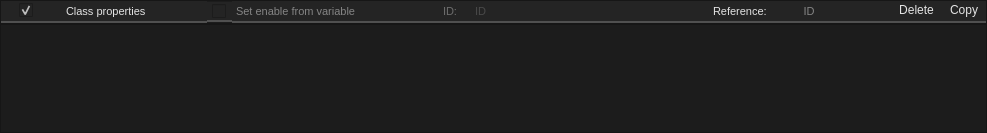
<?xml version="1.0" encoding="UTF-8"?>
<ui version="4.0">
 <class>Form</class>
 <widget class="QWidget" name="Form">
  <property name="geometry">
   <rect>
    <x>0</x>
    <y>0</y>
    <width>987</width>
    <height>133</height>
   </rect>
  </property>
  <property name="windowTitle">
   <string>Form</string>
  </property>
  <property name="styleSheet">
   <string notr="true">background-color: #1C1C1C;</string>
  </property>
  <layout class="QVBoxLayout" name="verticalLayout">
   <property name="spacing">
    <number>0</number>
   </property>
   <property name="leftMargin">
    <number>0</number>
   </property>
   <property name="topMargin">
    <number>0</number>
   </property>
   <property name="rightMargin">
    <number>0</number>
   </property>
   <property name="bottomMargin">
    <number>0</number>
   </property>
   <item>
    <widget class="QFrame" name="frame">
     <property name="maximumSize">
      <size>
       <width>16777215</width>
       <height>24</height>
      </size>
     </property>
     <property name="frameShape">
      <enum>QFrame::Shape::StyledPanel</enum>
     </property>
     <property name="frameShadow">
      <enum>QFrame::Shadow::Raised</enum>
     </property>
     <layout class="QHBoxLayout" name="horizontalLayout">
      <property name="spacing">
       <number>0</number>
      </property>
      <property name="leftMargin">
       <number>0</number>
      </property>
      <property name="topMargin">
       <number>0</number>
      </property>
      <property name="rightMargin">
       <number>0</number>
      </property>
      <property name="bottomMargin">
       <number>0</number>
      </property>
      <item>
       <widget class="QLabel" name="label">
        <property name="styleSheet">
         <string notr="true">image: url(:/icons/more_vert.png);
padding-left: 3px;
padding-right: 3px;
    border: 2px solid #CCCCCC;
	border-top: 0px;
	border-left: 0px;
	border-right: 0px;
    border-color: rgba(80, 80, 80, 255);
    border-radius: 0px;
background-color: #242424;</string>
        </property>
        <property name="text">
         <string/>
        </property>
       </widget>
      </item>
      <item>
       <widget class="QCheckBox" name="show_child">
        <property name="focusPolicy">
         <enum>Qt::FocusPolicy::NoFocus</enum>
        </property>
        <property name="toolTip">
         <string>&lt;html&gt;&lt;head/&gt;&lt;body&gt;&lt;p&gt;&lt;span style=&quot; font-size:8pt; font-weight:400;&quot;&gt;Show child&lt;/span&gt;&lt;/p&gt;&lt;/body&gt;&lt;/html&gt;</string>
        </property>
        <property name="styleSheet">
         <string notr="true">QCheckBox::indicator:checked {
    
image: url(://icons/arrow_drop_down.png);
	height:14px;
	width:14px;
}

QCheckBox::indicator:unchecked {
    image: url(://icons/arrow_drop_right.png);
	height:14px;
	width:14px;
}
QCheckBox {
    font: 700 10pt &quot;Segoe UI&quot;;
    border: 2px solid black;
    border-radius: 0px;
    border-color: rgba(80, 80, 80, 255);
    height:14px;
    padding-top: 2px;
    padding-bottom:4px;
    color: #E3E3E3;
background-color: #242424;
    padding-left: 4px;
}
QCheckBox:hover {
    background-color: #414956;
    color: white;
}
QCheckBox{
	padding-left:5px;
	border-left: 0px solid black;
border-right: 0px solid black;
border-top: 0px solid black;
}</string>
        </property>
        <property name="text">
         <string/>
        </property>
        <property name="checked">
         <bool>true</bool>
        </property>
        <property name="tristate">
         <bool>false</bool>
        </property>
       </widget>
      </item>
      <item>
       <widget class="QFrame" name="frame_2">
        <property name="minimumSize">
         <size>
          <width>400</width>
          <height>0</height>
         </size>
        </property>
        <property name="maximumSize">
         <size>
          <width>400</width>
          <height>16777215</height>
         </size>
        </property>
        <property name="frameShape">
         <enum>QFrame::Shape::NoFrame</enum>
        </property>
        <property name="frameShadow">
         <enum>QFrame::Shadow::Raised</enum>
        </property>
        <layout class="QHBoxLayout" name="horizontalLayout_2">
         <property name="spacing">
          <number>0</number>
         </property>
         <property name="leftMargin">
          <number>0</number>
         </property>
         <property name="topMargin">
          <number>0</number>
         </property>
         <property name="rightMargin">
          <number>0</number>
         </property>
         <property name="bottomMargin">
          <number>0</number>
         </property>
         <item>
          <widget class="QToolButton" name="gf">
           <property name="enabled">
            <bool>false</bool>
           </property>
           <property name="focusPolicy">
            <enum>Qt::FocusPolicy::NoFocus</enum>
           </property>
           <property name="styleSheet">
            <string notr="true">QToolButton {
    border: 2px solid black;
    border-radius: 0px;
    border-color: rgba(80, 80, 80, 255);
border-left: None;
border-top: None;
border-right: None;
    padding: 2px;
    color: #E3E3E3;
    background-color: #242424;
height:16px;
width:16px;
}
QToolButton:hover {
    background-color: #414956;
    color: white;
}</string>
           </property>
           <property name="text">
            <string/>
           </property>
           <property name="icon">
            <iconset resource="../resources.qrc">
             <normaloff>:/icons/shapes_24dp_9D9D9D_FILL0_wght400_GRAD0_opsz24.png</normaloff>:/icons/shapes_24dp_9D9D9D_FILL0_wght400_GRAD0_opsz24.png</iconset>
           </property>
           <property name="iconSize">
            <size>
             <width>24</width>
             <height>24</height>
            </size>
           </property>
          </widget>
         </item>
         <item>
          <widget class="QLineEdit" name="property_class">
           <property name="focusPolicy">
            <enum>Qt::FocusPolicy::NoFocus</enum>
           </property>
           <property name="toolTip">
            <string>&lt;html&gt;&lt;head/&gt;&lt;body&gt;&lt;p&gt;Variable name and display name&lt;/p&gt;&lt;/body&gt;&lt;/html&gt;</string>
           </property>
           <property name="styleSheet">
            <string notr="true">QLineEdit {
    font-size: 8pt;
    font-family: &quot;Segoe UI&quot;;
    border-top: 0px;
    border-left: 0px;
    border-right: 0px;
    border-bottom: 2px solid rgba(80, 80, 80, 255);
    border-radius: 0px;
    padding: 2px;
    color: #E3E3E3;
    background-color: #242424;
}

QLineEdit:focus {
    border-color: rgba(80, 80, 80, 255);
}

QLineEdit::selection {
    background-color: #414956;
    color: white;
}</string>
           </property>
           <property name="inputMethodHints">
            <set>Qt::InputMethodHint::ImhLatinOnly|Qt::InputMethodHint::ImhLowercaseOnly</set>
           </property>
           <property name="text">
            <string>Class properties</string>
           </property>
           <property name="maxLength">
            <number>32</number>
           </property>
           <property name="readOnly">
            <bool>true</bool>
           </property>
          </widget>
         </item>
         <item>
          <widget class="QCheckBox" name="enable">
           <property name="focusPolicy">
            <enum>Qt::FocusPolicy::NoFocus</enum>
           </property>
           <property name="toolTip">
            <string>&lt;html&gt;&lt;head/&gt;&lt;body&gt;&lt;p&gt;&lt;span style=&quot; font-weight:400;&quot;&gt;Enable set&lt;/span&gt;&lt;/p&gt;&lt;/body&gt;&lt;/html&gt;</string>
           </property>
           <property name="styleSheet">
            <string notr="true">QCheckBox::indicator:checked {
image: url(://icons/select_check_box_16dp_9D9D9D_FILL0_wght400_GRAD0_opsz20.svg);
   
	height:16px;
	width:16px;
}

QCheckBox::indicator:unchecked {
    image: url(://icons/check_box_outline_blank_16dp_9D9D9D_FILL0_wght400_GRAD0_opsz20.svg);
	height:16px;
	width:16px;
}


QCheckBox {
    font: 580  8pt &quot;Segoe UI&quot;;
    border: 2px solid black;
    border-radius: 0px;
    border-color: rgba(80, 80, 80, 255);
    height:14px;
    padding-top: 2px;
    padding-bottom:2px;
    color: #E3E3E3;
    padding-left: 4px;
background-color: #242424;
}
QCheckBox:hover {
    background-color: #414956;
    color: white;
}
QCheckBox{
	padding-left:5px;
	border-left: 0px solid black;
border-right: 0px solid black;
border-top: 0px solid black;
}</string>
           </property>
           <property name="text">
            <string/>
           </property>
           <property name="checked">
            <bool>false</bool>
           </property>
           <property name="autoRepeat">
            <bool>false</bool>
           </property>
           <property name="autoExclusive">
            <bool>false</bool>
           </property>
           <property name="tristate">
            <bool>false</bool>
           </property>
          </widget>
         </item>
         <item>
          <widget class="QLineEdit" name="variable_display">
           <property name="focusPolicy">
            <enum>Qt::FocusPolicy::NoFocus</enum>
           </property>
           <property name="toolTip">
            <string>&lt;html&gt;&lt;head/&gt;&lt;body&gt;&lt;p&gt;Variable name and display name&lt;/p&gt;&lt;/body&gt;&lt;/html&gt;</string>
           </property>
           <property name="styleSheet">
            <string notr="true">QLineEdit {
    font-size: 8pt;
    font-family: &quot;Segoe UI&quot;;
    border-top: 0px;
    border-left: 0px;
    border-right: 0px;
    border-bottom: 2px solid rgba(80, 80, 80, 255);
    border-radius: 0px;
    padding: 2px;
    color: #E3E3E3;
    background-color: #242424;
}

QLineEdit:focus {
    border-color: rgba(80, 80, 80, 255);
}

QLineEdit::selection {
    background-color: #414956;
    color: white;
}</string>
           </property>
           <property name="inputMethodHints">
            <set>Qt::InputMethodHint::ImhLatinOnly|Qt::InputMethodHint::ImhLowercaseOnly</set>
           </property>
           <property name="text">
            <string/>
           </property>
           <property name="maxLength">
            <number>32</number>
           </property>
           <property name="readOnly">
            <bool>true</bool>
           </property>
           <property name="placeholderText">
            <string>Set enable from variable</string>
           </property>
          </widget>
         </item>
         <item>
          <widget class="QToolButton" name="variable_clear">
           <property name="enabled">
            <bool>true</bool>
           </property>
           <property name="focusPolicy">
            <enum>Qt::FocusPolicy::NoFocus</enum>
           </property>
           <property name="styleSheet">
            <string notr="true">QToolButton {
    border: 2px solid black;
    border-radius: 0px;
    border-color: rgba(80, 80, 80, 255);
border-left: None;
border-top: None;
border-right: None;
    padding: 2px;
    color: #E3E3E3;
    background-color: #242424;
height:16px;
width:16px;
}
QToolButton:hover {
    background-color: #414956;
    color: white;
}</string>
           </property>
           <property name="text">
            <string/>
           </property>
           <property name="icon">
            <iconset resource="../resources.qrc">
             <normaloff>:/icons/cancel_16dp_9D9D9D_FILL0_wght400_GRAD0_opsz20.svg</normaloff>:/icons/cancel_16dp_9D9D9D_FILL0_wght400_GRAD0_opsz20.svg</iconset>
           </property>
           <property name="iconSize">
            <size>
             <width>24</width>
             <height>24</height>
            </size>
           </property>
          </widget>
         </item>
         <item>
          <widget class="QToolButton" name="variables_search">
           <property name="enabled">
            <bool>true</bool>
           </property>
           <property name="focusPolicy">
            <enum>Qt::FocusPolicy::NoFocus</enum>
           </property>
           <property name="styleSheet">
            <string notr="true">QToolButton {
    border: 2px solid black;
    border-radius: 0px;
    border-color: rgba(80, 80, 80, 255);
border-left: None;
border-top: None;
border-right: None;
    padding: 2px;
    color: #E3E3E3;
    background-color: #242424;
height:16px;
width:16px;
}
QToolButton:hover {
    background-color: #414956;
    color: white;
}</string>
           </property>
           <property name="text">
            <string/>
           </property>
           <property name="icon">
            <iconset resource="../resources.qrc">
             <normaloff>:/icons/search_24dp_9D9D9D_FILL0_wght400_GRAD0_opsz24.svg</normaloff>:/icons/search_24dp_9D9D9D_FILL0_wght400_GRAD0_opsz24.svg</iconset>
           </property>
           <property name="iconSize">
            <size>
             <width>24</width>
             <height>24</height>
            </size>
           </property>
          </widget>
         </item>
         <item>
          <widget class="QLineEdit" name="property_class_4">
           <property name="maximumSize">
            <size>
             <width>16</width>
             <height>16777215</height>
            </size>
           </property>
           <property name="focusPolicy">
            <enum>Qt::FocusPolicy::NoFocus</enum>
           </property>
           <property name="toolTip">
            <string>&lt;html&gt;&lt;head/&gt;&lt;body&gt;&lt;p&gt;Variable name and display name&lt;/p&gt;&lt;/body&gt;&lt;/html&gt;</string>
           </property>
           <property name="styleSheet">
            <string notr="true">QLineEdit {
    font-size: 8pt;
    font-family: &quot;Segoe UI&quot;;
    border-top: 0px;
    border-left: 0px;
    border-right: 0px;
    border-bottom: 2px solid rgba(80, 80, 80, 255);
    border-radius: 0px;
    padding: 2px;
    color: #E3E3E3;
    background-color: #242424;
}

QLineEdit:focus {
    border-color: rgba(80, 80, 80, 255);
}

QLineEdit::selection {
    background-color: #414956;
    color: white;
}</string>
           </property>
           <property name="inputMethodHints">
            <set>Qt::InputMethodHint::ImhLatinOnly|Qt::InputMethodHint::ImhLowercaseOnly</set>
           </property>
           <property name="text">
            <string/>
           </property>
           <property name="maxLength">
            <number>32</number>
           </property>
           <property name="readOnly">
            <bool>true</bool>
           </property>
          </widget>
         </item>
        </layout>
       </widget>
      </item>
      <item>
       <widget class="QLineEdit" name="element_id_display_2">
        <property name="maximumSize">
         <size>
          <width>32</width>
          <height>16777215</height>
         </size>
        </property>
        <property name="focusPolicy">
         <enum>Qt::FocusPolicy::NoFocus</enum>
        </property>
        <property name="toolTip">
         <string>&lt;html&gt;&lt;head/&gt;&lt;body&gt;&lt;p&gt;Variable name and display name&lt;/p&gt;&lt;/body&gt;&lt;/html&gt;</string>
        </property>
        <property name="styleSheet">
         <string notr="true">QLineEdit {
    font-size: 8pt;
    font-family: &quot;Segoe UI&quot;;
    border-top: 0px;
    border-left: 0px;
    border-right: 0px;
    border-bottom: 2px solid rgba(80, 80, 80, 255);
    border-radius: 0px;
    padding: 2px;
    color: #6D6D6D;
    background-color: #242424;
}

QLineEdit:focus {
    border-color: rgba(80, 80, 80, 255);
}

QLineEdit::selection {
    background-color: #414956;
    color: white;
}</string>
        </property>
        <property name="inputMethodHints">
         <set>Qt::InputMethodHint::ImhLatinOnly|Qt::InputMethodHint::ImhLowercaseOnly</set>
        </property>
        <property name="text">
         <string>ID:</string>
        </property>
        <property name="maxLength">
         <number>32</number>
        </property>
        <property name="readOnly">
         <bool>true</bool>
        </property>
        <property name="placeholderText">
         <string>ID</string>
        </property>
       </widget>
      </item>
      <item>
       <widget class="QLineEdit" name="element_id_display">
        <property name="focusPolicy">
         <enum>Qt::FocusPolicy::NoFocus</enum>
        </property>
        <property name="toolTip">
         <string>&lt;html&gt;&lt;head/&gt;&lt;body&gt;&lt;p&gt;Variable name and display name&lt;/p&gt;&lt;/body&gt;&lt;/html&gt;</string>
        </property>
        <property name="styleSheet">
         <string notr="true">QLineEdit {
    font-size: 8pt;
    font-family: &quot;Segoe UI&quot;;
    border-top: 0px;
    border-left: 0px;
    border-right: 0px;
    border-bottom: 2px solid rgba(80, 80, 80, 255);
    border-radius: 0px;
    padding: 2px;
    color: #6D6D6D;
    background-color: #242424;
}

QLineEdit:focus {
    border-color: rgba(80, 80, 80, 255);
}

QLineEdit::selection {
    background-color: #414956;
    color: white;
}</string>
        </property>
        <property name="inputMethodHints">
         <set>Qt::InputMethodHint::ImhLatinOnly|Qt::InputMethodHint::ImhLowercaseOnly</set>
        </property>
        <property name="text">
         <string/>
        </property>
        <property name="maxLength">
         <number>32</number>
        </property>
        <property name="readOnly">
         <bool>true</bool>
        </property>
        <property name="placeholderText">
         <string>ID</string>
        </property>
       </widget>
      </item>
      <item>
       <widget class="QLineEdit" name="property_class_3">
        <property name="sizePolicy">
         <sizepolicy hsizetype="Expanding" vsizetype="Fixed">
          <horstretch>128</horstretch>
          <verstretch>0</verstretch>
         </sizepolicy>
        </property>
        <property name="maximumSize">
         <size>
          <width>16777215</width>
          <height>16777215</height>
         </size>
        </property>
        <property name="focusPolicy">
         <enum>Qt::FocusPolicy::NoFocus</enum>
        </property>
        <property name="toolTip">
         <string>&lt;html&gt;&lt;head/&gt;&lt;body&gt;&lt;p&gt;Variable name and display name&lt;/p&gt;&lt;/body&gt;&lt;/html&gt;</string>
        </property>
        <property name="styleSheet">
         <string notr="true">QLineEdit {
    font-size: 8pt;
    font-family: &quot;Segoe UI&quot;;
    border-top: 0px;
    border-left: 0px;
    border-right: 0px;
    border-bottom: 2px solid rgba(80, 80, 80, 255);
    border-radius: 0px;
    padding: 2px;
    color: #E3E3E3;
    background-color: #242424;
}

QLineEdit:focus {
    border-color: rgba(80, 80, 80, 255);
}

QLineEdit::selection {
    background-color: #414956;
    color: white;
}</string>
        </property>
        <property name="inputMethodHints">
         <set>Qt::InputMethodHint::ImhLatinOnly|Qt::InputMethodHint::ImhLowercaseOnly</set>
        </property>
        <property name="text">
         <string/>
        </property>
        <property name="maxLength">
         <number>32</number>
        </property>
        <property name="readOnly">
         <bool>true</bool>
        </property>
       </widget>
      </item>
      <item>
       <widget class="QLineEdit" name="ReferenceID_Label">
        <property name="sizePolicy">
         <sizepolicy hsizetype="Expanding" vsizetype="Fixed">
          <horstretch>0</horstretch>
          <verstretch>0</verstretch>
         </sizepolicy>
        </property>
        <property name="minimumSize">
         <size>
          <width>64</width>
          <height>0</height>
         </size>
        </property>
        <property name="focusPolicy">
         <enum>Qt::FocusPolicy::NoFocus</enum>
        </property>
        <property name="toolTip">
         <string>&lt;html&gt;&lt;head/&gt;&lt;body&gt;&lt;p&gt;Variable name and display name&lt;/p&gt;&lt;/body&gt;&lt;/html&gt;</string>
        </property>
        <property name="styleSheet">
         <string notr="true">QLineEdit {
    font-size: 8pt;
    font-family: &quot;Segoe UI&quot;;
    border-top: 0px;
    border-left: 0px;
    border-right: 0px;
    border-bottom: 2px solid rgba(80, 80, 80, 255);
    border-radius: 0px;
    padding: 2px;
    color: #E3E3E3;
    background-color: #242424;
}

QLineEdit:focus {
    border-color: rgba(80, 80, 80, 255);
}

QLineEdit::selection {
    background-color: #414956;
    color: white;
}</string>
        </property>
        <property name="inputMethodHints">
         <set>Qt::InputMethodHint::ImhLatinOnly|Qt::InputMethodHint::ImhLowercaseOnly</set>
        </property>
        <property name="text">
         <string>Reference:</string>
        </property>
        <property name="maxLength">
         <number>32</number>
        </property>
        <property name="alignment">
         <set>Qt::AlignmentFlag::AlignRight|Qt::AlignmentFlag::AlignTrailing|Qt::AlignmentFlag::AlignVCenter</set>
        </property>
        <property name="readOnly">
         <bool>true</bool>
        </property>
        <property name="placeholderText">
         <string>ReferenceID</string>
        </property>
       </widget>
      </item>
      <item>
       <widget class="QLineEdit" name="ReferenceID">
        <property name="sizePolicy">
         <sizepolicy hsizetype="Minimum" vsizetype="Fixed">
          <horstretch>0</horstretch>
          <verstretch>0</verstretch>
         </sizepolicy>
        </property>
        <property name="maximumSize">
         <size>
          <width>72</width>
          <height>16777215</height>
         </size>
        </property>
        <property name="focusPolicy">
         <enum>Qt::FocusPolicy::NoFocus</enum>
        </property>
        <property name="toolTip">
         <string>&lt;html&gt;&lt;head/&gt;&lt;body&gt;&lt;p&gt;Variable name and display name&lt;/p&gt;&lt;/body&gt;&lt;/html&gt;</string>
        </property>
        <property name="styleSheet">
         <string notr="true">QLineEdit {
    font-size: 8pt;
    font-family: &quot;Segoe UI&quot;;
    border-top: 0px;
    border-left: 0px;
    border-right: 0px;
    border-bottom: 2px solid rgba(80, 80, 80, 255);
    border-radius: 0px;
    padding: 2px;
    color: #E3E3E3;
    background-color: #242424;
}

QLineEdit:focus {
    border-color: rgba(80, 80, 80, 255);
}

QLineEdit::selection {
    background-color: #414956;
    color: white;
}</string>
        </property>
        <property name="inputMethodHints">
         <set>Qt::InputMethodHint::ImhLatinOnly|Qt::InputMethodHint::ImhLowercaseOnly</set>
        </property>
        <property name="text">
         <string/>
        </property>
        <property name="maxLength">
         <number>32</number>
        </property>
        <property name="alignment">
         <set>Qt::AlignmentFlag::AlignCenter</set>
        </property>
        <property name="readOnly">
         <bool>true</bool>
        </property>
        <property name="placeholderText">
         <string>ID</string>
        </property>
       </widget>
      </item>
      <item>
       <widget class="QToolButton" name="ReferenceID_Clear">
        <property name="enabled">
         <bool>true</bool>
        </property>
        <property name="focusPolicy">
         <enum>Qt::FocusPolicy::NoFocus</enum>
        </property>
        <property name="styleSheet">
         <string notr="true">QToolButton {
    border: 2px solid black;
    border-radius: 0px;
    border-color: rgba(80, 80, 80, 255);
border-left: None;
border-top: None;
border-right: None;
    padding: 2px;
    color: #E3E3E3;
    background-color: #242424;
height:16px;
width:16px;
}
QToolButton:hover {
    background-color: #414956;
    color: white;
}</string>
        </property>
        <property name="text">
         <string/>
        </property>
        <property name="icon">
         <iconset resource="../resources.qrc">
          <normaloff>:/icons/cancel_16dp_9D9D9D_FILL0_wght400_GRAD0_opsz20.svg</normaloff>:/icons/cancel_16dp_9D9D9D_FILL0_wght400_GRAD0_opsz20.svg</iconset>
        </property>
        <property name="iconSize">
         <size>
          <width>24</width>
          <height>24</height>
         </size>
        </property>
       </widget>
      </item>
      <item>
       <widget class="QToolButton" name="ReferenceID_Search">
        <property name="enabled">
         <bool>true</bool>
        </property>
        <property name="focusPolicy">
         <enum>Qt::FocusPolicy::NoFocus</enum>
        </property>
        <property name="styleSheet">
         <string notr="true">QToolButton {
    border: 2px solid black;
    border-radius: 0px;
    border-color: rgba(80, 80, 80, 255);
border-left: None;
border-top: None;
border-right: None;
    padding: 2px;
    color: #E3E3E3;
    background-color: #242424;
height:16px;
width:16px;
}
QToolButton:hover {
    background-color: #414956;
    color: white;
}</string>
        </property>
        <property name="text">
         <string/>
        </property>
        <property name="icon">
         <iconset resource="../resources.qrc">
          <normaloff>:/icons/search_24dp_9D9D9D_FILL0_wght400_GRAD0_opsz24.svg</normaloff>:/icons/search_24dp_9D9D9D_FILL0_wght400_GRAD0_opsz24.svg</iconset>
        </property>
        <property name="iconSize">
         <size>
          <width>24</width>
          <height>24</height>
         </size>
        </property>
       </widget>
      </item>
      <item>
       <widget class="QPushButton" name="delete_button">
        <property name="styleSheet">
         <string notr="true">
QPushButton {
    font: 580 8pt &quot;Segoe UI&quot;;
    border: 2px solid black;
    border-radius: 0px;
    border-color: rgba(80, 80, 80, 255);
	border-top:0px;
border-left:0px;
border-right:0px;
    height:14px;
    padding-top: 2px;
    padding-bottom:4px;
	background-color: #242424;
    padding-left: 8px;
	padding-right: 8px;
	color: #E3E3E3;
}

QPushButton:hover {
    background-color: #414956;
    color: white;
}


QPushButton:pressed {
    font: 580 8pt &quot;Segoe UI&quot;;
    border: 2px solid black;
    border-radius: 0px;
    border-color: rgba(80, 80, 80, 255);
	border-top:0px;
border-left:0px;
border-right:0px;
    height:14px;
    padding-top: 2px;
    padding-bottom:4px;
	background-color: #242424;
    padding-left: 8px;
	padding-right: 8px;
	color: #E3E3E3;
}</string>
        </property>
        <property name="text">
         <string>Delete</string>
        </property>
        <property name="icon">
         <iconset resource="../resources.qrc">
          <normaloff>:/icons/delete_24dp_9D9D9D_FILL0_wght400_GRAD0_opsz24.svg</normaloff>:/icons/delete_24dp_9D9D9D_FILL0_wght400_GRAD0_opsz24.svg</iconset>
        </property>
       </widget>
      </item>
      <item>
       <widget class="QPushButton" name="copy_button">
        <property name="styleSheet">
         <string notr="true">
QPushButton {
    font: 580 8pt &quot;Segoe UI&quot;;
    border: 2px solid black;
    border-radius: 0px;
    border-color: rgba(80, 80, 80, 255);
	border-top:0px;
border-left:0px;
border-right:0px;
    height:14px;
    padding-top: 2px;
    padding-bottom:4px;
	background-color: #242424;
    padding-left: 8px;
	padding-right: 8px;
	color: #E3E3E3;
}

QPushButton:hover {
    background-color: #414956;
    color: white;
}


QPushButton:pressed {
    font: 580 8pt &quot;Segoe UI&quot;;
    border: 2px solid black;
    border-radius: 0px;
    border-color: rgba(80, 80, 80, 255);
	border-top:0px;
border-left:0px;
border-right:0px;
    height:14px;
    padding-top: 2px;
    padding-bottom:4px;
	background-color: #242424;
    padding-left: 8px;
	padding-right: 8px;
	color: #E3E3E3;
}</string>
        </property>
        <property name="text">
         <string>Copy</string>
        </property>
        <property name="icon">
         <iconset resource="../resources.qrc">
          <normaloff>:/icons/content_copy_24dp_9D9D9D_FILL0_wght400_GRAD0_opsz24.svg</normaloff>:/icons/content_copy_24dp_9D9D9D_FILL0_wght400_GRAD0_opsz24.svg</iconset>
        </property>
       </widget>
      </item>
     </layout>
    </widget>
   </item>
   <item>
    <widget class="QFrame" name="frame_layout">
     <property name="frameShape">
      <enum>QFrame::Shape::StyledPanel</enum>
     </property>
     <property name="frameShadow">
      <enum>QFrame::Shadow::Raised</enum>
     </property>
     <layout class="QVBoxLayout" name="verticalLayout_2">
      <property name="spacing">
       <number>0</number>
      </property>
      <property name="leftMargin">
       <number>0</number>
      </property>
      <property name="topMargin">
       <number>0</number>
      </property>
      <property name="rightMargin">
       <number>0</number>
      </property>
      <property name="bottomMargin">
       <number>0</number>
      </property>
      <item>
       <layout class="QVBoxLayout" name="layout">
        <property name="spacing">
         <number>8</number>
        </property>
        <property name="sizeConstraint">
         <enum>QLayout::SizeConstraint::SetDefaultConstraint</enum>
        </property>
       </layout>
      </item>
     </layout>
    </widget>
   </item>
  </layout>
 </widget>
 <resources>
  <include location="../resources.qrc"/>
 </resources>
 <connections/>
</ui>
